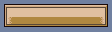

This is a level from a 2D game, rendered from its Tiled map with the project's own tilesets. A one-line summary and the complete map file follow:
An orthogonal 14x4 tile map with 8x8 px tiles, 1 tile layer (Tile Layer 1).

<map version="1.10" tiledversion="1.11.2" orientation="orthogonal" renderorder="right-down" width="14" height="4" tilewidth="8" tileheight="8" infinite="0" nextlayerid="2" nextobjectid="1">
 <tileset firstgid="1" name="MenuTiles" tilewidth="8" tileheight="8" tilecount="128" columns="16">
  <image source="../../Image/Png/MenuTiles.png" width="128" height="64" />
 </tileset>
<layer id="1" name="Tile Layer 1" width="14" height="4">
  <data encoding="csv">
2,3,3,3,3,3,3,3,3,3,3,3,3,6,
12,14,14,14,14,14,14,14,14,14,14,14,14,16,
12,100,101,101,101,101,101,101,101,101,101,101,102,16,
27,28,28,28,28,28,28,28,28,28,28,28,28,32
</data>
 </layer>
</map>
